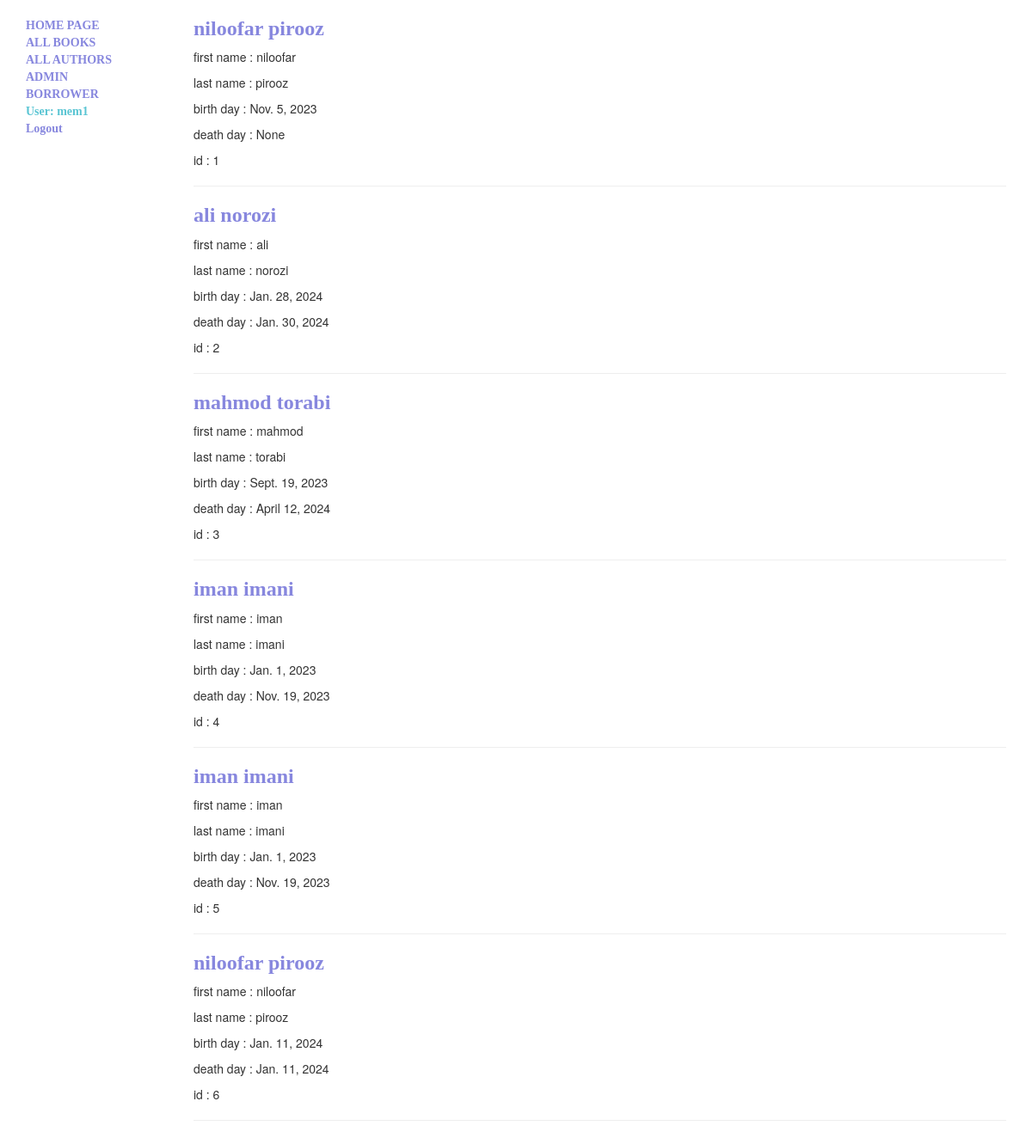
/catalog/author/ (signed in), run on the app's committed database.
### catalog/models.py (models this page shows, shortened)
class Author ( models.Model ):
    first_name  =    models.CharField ( max_length= 100 , help_text= 'first name' )
    last_name   =    models.CharField ( max_length= 100 , help_text= 'last name' )
    birth_day   =    models.DateField ( null= True , blank= True )
    death_day   =    models.DateField ( null= True , blank= True )

### catalog/views.py (the view)
class AuthorListView ( generic.ListView ) :
    model = models.Author
    template_name = 'catalog/author_list.html'

### catalog/templates/catalog/author_list.html
{% extends 'catalog/base_generic.html' %}
{% block content %}
    {% for author in author_list %}
        <h3><a href="{% url 'catalog:author_detail' %}">{{author.first_name}} {{ author.last_name}}</a></h3>
        <p> first name : {{ author.first_name }} </p>
        <p> last name : {{ author.last_name }} </p>
        <p> birth day : {{ author.birth_day }} </p>
        <p> death day : {{ author.death_day }} </p>
        <p> id : {{ author.id }} </p>
        <hr>
    {% endfor %}
{% endblock %}

### catalog/templates/catalog/base_generic.html (shortened to what this page needs)
<html lang="en">
    <head>
        <link rel="stylesheet" href="https://maxcdn.bootstrapcdn.com/bootstrap/3.3.7/css/bootstrap.min.css">
        {% load static %}
        <link rel="stylesheet" href="{% static 'catalog/style.css' %}">
    </head>
<body>
    <div class="container fluid">
        <div class="row">
            <div class="col-sm-2">
            {% block sidebar %}
            <ul class="sidebar-nav">
                <li><a href="{% url 'catalog:index' %}"> HOME PAGE</a></li>
                <li><a href="{% url 'catalog:books' %}"> ALL BOOKS</a></li>
                <li><a href="{% url 'catalog:author' %}">ALL AUTHORS</a> </li>
                <li><a href="/admin">ADMIN </a></li>
                <li><a href="{% url 'catalog:my-borrowered' %}">BORROWER</a> </li>
            {% if user.is_authenticated %}
                <li>User: {{ user.get_username }}</li>
                <li><a href="{% url 'logout'%}?next={{request.path}}">Logout</a></li>
            {% else %}
                <li><a href="{% url 'login'%}?next={{request.path}}">Login</a></li>
            {% endif %}
            </ul>
            {% endblock %}
            </div>
            <div class="col-sm-10">
            {% block content %}{% endblock %}
            </div>
        </div>
    </div>
</body>
</html>

### catalog/static/catalog/style.css (style rules this page uses)
.sidebar-nav { margin-top: 20px; padding: 0; list-style: none; }

### catalog/templates/catalog/base_generic.html (style rules this page uses)
li { color: rgb(90, 197, 211); font-family: 'Franklin Gothic Medium'; font-weight: bold; }
a { color: rgb(135, 135, 222); font-family: 'Franklin Gothic Medium'; font-weight: bold; }

### data on the page
Author: first_name "niloofar", last_name "pirooz", birth_day "Nov. 5, 2023", death_day "None", id "1"
Author: first_name "ali", last_name "norozi", birth_day "Jan. 28, 2024", death_day "Jan. 30, 2024", id "2"
Author: first_name "mahmod", last_name "torabi", birth_day "Sept. 19, 2023", death_day "April 12, 2024", id "3"
Author: first_name "iman", last_name "imani", birth_day "Jan. 1, 2023", death_day "Nov. 19, 2023", id "4"
Author: first_name "iman", last_name "imani", birth_day "Jan. 1, 2023", death_day "Nov. 19, 2023", id "5"
Author: first_name "niloofar", last_name "pirooz", birth_day "Jan. 11, 2024", death_day "Jan. 11, 2024", id "6"

### other printed values
{{ user.get_username }} "mem1"
